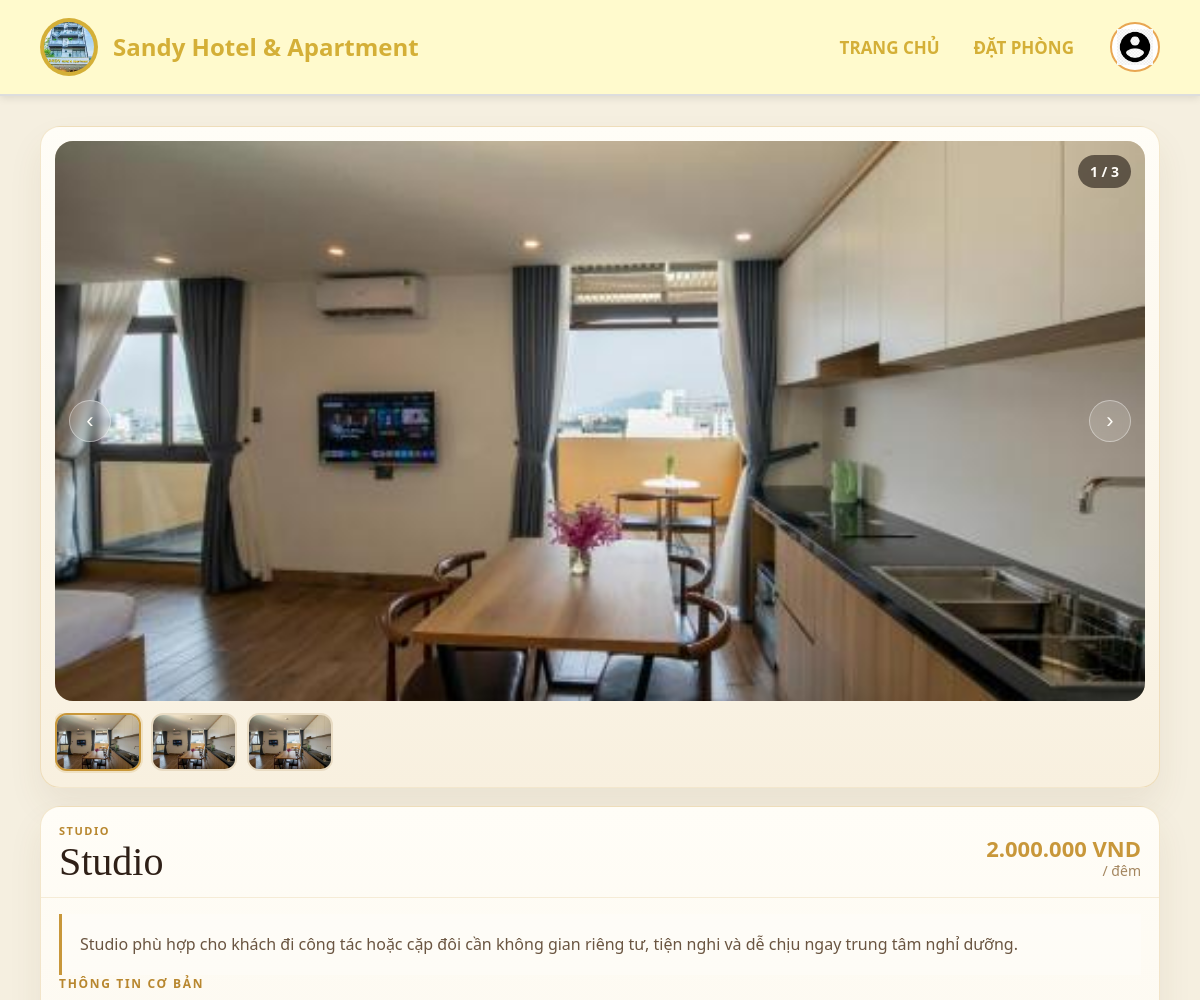
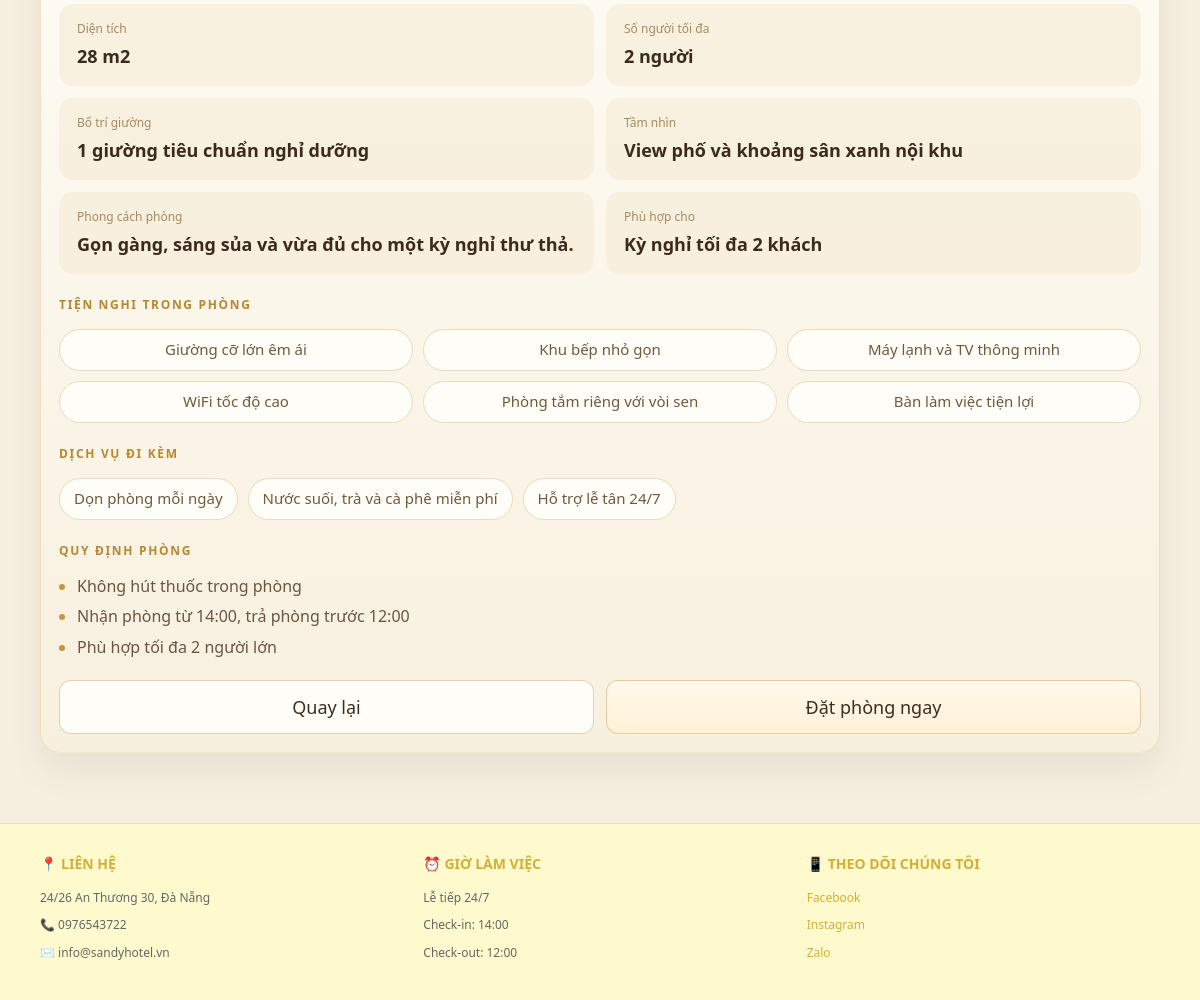
The page /room-type/1/ (signed in) on the database its author committed (2 pictures, top to bottom).
### hotel/models.py (models this page shows, shortened)
class RoomType(models.Model):
    name = models.CharField(max_length=100)  # Studio, Deluxe, Twin, Double, etc.
    description = models.TextField()
    base_price = models.PositiveIntegerField()
    capacity = models.PositiveIntegerField(default=2)
    bed_count = models.PositiveIntegerField(default=1)  # Số giường
    image = models.URLField(blank=True, null=True)
    amenities = models.TextField(default='')  # Tiện nghi: WiFi, TV, AC, etc.
    created_at = models.DateTimeField(auto_now_add=True)
    class Meta:
        ordering = ['base_price']

### hotel/views.py (the view)
# urls.py: path('room-type/<int:room_type_id>/', views.room_type_detail, name='room_type_detail'),
@login_required(login_url="/login/")
def room_type_detail(request, room_type_id):
    room_type = get_object_or_404(RoomType, id=room_type_id)
    room_key = room_type.name.lower()
    detail = ROOM_DETAIL_MAP.get(
        room_key,
        {
            "headline": room_type.description,
            "short_description": room_type.description,
            "room_size": "35 m2",
            "view": "View khu nghỉ dưỡng",
            "services": ["Dọn phòng mỗi ngày", "Hỗ trợ lễ tân 24/7"],
            "amenities": [item.strip() for item in room_type.amenities.split(",") if item.strip()],
            "rules": [
                "Không hút thuốc trong phòng",
                "Nhận phòng từ 14:00, trả phòng trước 12:00",
                f"Phù hợp tối đa {room_type.capacity} người lớn",
            ],
            "gallery": [
                {
                    "image": ROOM_IMAGE_MAP.get(room_key),
                    "title": f"Không gian {room_type.name}",
                    "position": "center center",
                }
            ],
        },
    )
    return render(
        request,
        "room_type_detail.html",
        {
            "room_type": room_type,
            "detail": detail,
            "back_url": "/#rooms-section",
            "booking_url": "/book/",
        },
    )

### hotel/templatetags/price_filters.py (called while the page is built)
@register.filter
def format_price(value):
    try:
        price = int(value)
        return f"{price:,}".replace(',', '.')
    except (ValueError, TypeError):
        return value

### hotel/templates/room_type_detail.html (shortened to what this page needs)
{% extends 'base.html' %}
{% load static price_filters %}
{% block content %}
<div class="room-detail-page">
  <div class="room-detail-shell">
    <section class="detail-card gallery-card">
      <div class="gallery-stage">
        <div class="gallery-count"><span id="gallery-index">1</span> / {{ detail.gallery|length }}</div>
        {% for slide in detail.gallery %}
          <div class="gallery-slide{% if forloop.first %} active{% endif %}" data-gallery-slide>
          </div>
        {% endfor %}
        <div class="gallery-nav">
          <button type="button" class="gallery-button" id="gallery-prev">&#8249;</button>
          <button type="button" class="gallery-button" id="gallery-next">&#8250;</button>
        </div>
      </div>
      <div class="gallery-thumbs">
        {% for slide in detail.gallery %}
          <button type="button" class="gallery-thumb{% if forloop.first %} active{% endif %}" data-gallery-thumb="{{ forloop.counter0 }}">
            <img src="{% static slide.image %}" alt="{{ slide.title }}" style="object-position: {{ slide.position }};">
          </button>
        {% endfor %}
      </div>
    </section>
    <section class="detail-card summary-card">
      <div class="summary-head">
        <div>
          <div class="summary-label">{{ room_type.name|upper }}</div>
          <div class="summary-title">{{ room_type.name }}</div>
        </div>
        <div class="summary-price">
          <strong>{{ room_type.base_price|format_price }} VND</strong>
          <span>/ đêm</span>
        </div>
      </div>
      <div class="summary-body">
        <div class="summary-note">{{ detail.short_description }}</div>
        <div class="section-block">
          <div class="section-heading">Thông tin cơ bản</div>
          <div class="info-grid">
            <div class="info-box">
              <span>Diện tích</span>
              <strong>{{ detail.room_size }}</strong>
            </div>
            <div class="info-box">
              <span>Số người tối đa</span>
              <strong>{{ room_type.capacity }} người</strong>
            </div>
            <div class="info-box">
              <span>Bố trí giường</span>
              <strong>{{ room_type.bed_count }} giường tiêu chuẩn nghỉ dưỡng</strong>
            </div>
            <div class="info-box">
              <span>Tầm nhìn</span>
              <strong>{{ detail.view }}</strong>
            </div>
            <div class="info-box">
              <span>Phong cách phòng</span>
              <strong>{{ detail.headline }}</strong>
            </div>
            <div class="info-box">
              <span>Phù hợp cho</span>
              <strong>Kỳ nghỉ tối đa {{ room_type.capacity }} khách</strong>
            </div>
          </div>
        </div>
        <div class="section-block">
          <div class="section-heading">Tiện nghi trong phòng</div>
          <div class="pill-grid">
            {% for item in detail.amenities %}
              <span class="pill">{{ item }}</span>
            {% endfor %}
          </div>
        </div>
        <div class="section-block">
          <div class="section-heading">Dịch vụ đi kèm</div>
          <div class="pill-group">
            {% for item in detail.services %}
              <span class="pill">{{ item }}</span>
            {% endfor %}
          </div>
        </div>
        <div class="section-block">
          <div class="section-heading">Quy định phòng</div>
          <ul class="rules-list">
            {% for item in detail.rules %}
              <li>{{ item }}</li>
            {% endfor %}
          </ul>
        </div>
        <div class="action-row">
          <a href="{{ back_url }}" class="action-button">Quay lại</a>
          <a href="{{ booking_url }}" class="action-button primary">Đặt phòng ngay</a>
        </div>
      </div>
    </section>
  </div>
</div>
{% endblock %}

### hotel/templates/base.html (style rules this page uses)
* { margin: 0; padding: 0; box-sizing: border-box; }
body { font-family: 'Segoe UI', Tahoma, Geneva, Verdana, sans-serif; background-color: #F5EFE0; }

### hotel/templates/room_type_detail.html (style rules this page uses)
.room-detail-page { max-width: 1120px; margin: 0 auto; color: #4c3928; }
.room-detail-shell { display: grid; gap: 18px; }
.detail-card { border: 1px solid rgba(200, 151, 58, 0.22); border-radius: 20px; background: linear-gradient(180deg, #fffdf7 0%, #f8f0df 100%); box-shadow: 0 18px 34px rgba(103, 73, 39, 0.08); }
.gallery-card { padding: 14px; }
.gallery-stage { position: relative; height: 560px; border-radius: 18px; overflow: hidden; background: #eadcc4; }
.gallery-slide { position: absolute; inset: 0; opacity: 0; transition: opacity 0.42s ease; }
.gallery-slide.active { opacity: 1; }
.gallery-count { position: absolute; top: 14px; right: 14px; z-index: 2; padding: 7px 12px; border-radius: 999px; background: rgba(32, 24, 18, 0.6); color: #fffdf8; font-size: 14px; font-weight: 700; }
.gallery-nav { position: absolute; inset: 0; display: flex; align-items: center; justify-content: space-between; padding: 0 14px; pointer-events: none; }
.gallery-button { width: 42px; height: 42px; border: 1px solid rgba(255, 255, 255, 0.4); border-radius: 999px; background: rgba(255, 253, 248, 0.15); color: #fffdf8; font-size: 22px; line-height: 1; cursor: pointer; pointer-events: auto; backdrop-filter: blur(4px); }
.gallery-thumbs { display: flex; gap: 10px; margin-top: 12px; overflow-x: auto; padding-bottom: 2px; }
.gallery-thumb { position: relative; flex: 0 0 86px; width: 86px; height: 58px; border: 2px solid transparent; border-radius: 12px; overflow: hidden; background: #e9dcc4; cursor: pointer; }
.gallery-thumb.active { border-color: #c8973a; box-shadow: 0 0 0 2px rgba(200, 151, 58, 0.18); }
.gallery-thumb img { width: 100%; height: 100%; object-fit: cover; display: block; }
.summary-card { padding: 0; overflow: hidden; }
.summary-head { display: flex; justify-content: space-between; gap: 18px; padding: 16px 18px; border-bottom: 1px solid rgba(200, 151, 58, 0.16); align-items: flex-end; }
.summary-label { color: #b8872f; font-size: 11px; font-weight: 700; letter-spacing: 0.14em; text-transform: uppercase; }
.summary-title { margin-top: 4px; color: #2f2017; font-family: "Playfair Display", Georgia, serif; font-size: 40px; line-height: 0.98; }
.summary-price { text-align: right; color: #c8973a; white-space: nowrap; }
.summary-price strong { display: block; font-size: 22px; line-height: 1; }
.summary-price span { color: #a4865f; font-size: 14px; }
.summary-body { padding: 16px 18px 18px; }
.summary-note { padding: 16px 18px; border-left: 3px solid #c8973a; background: rgba(255, 253, 248, 0.72); color: #6a5541; font-size: 16px; line-height: 1.8; }
.section-block + .section-block { margin-top: 22px; }
.section-heading { margin-bottom: 12px; color: #b8872f; font-size: 12px; font-weight: 700; letter-spacing: 0.14em; text-transform: uppercase; }
.info-grid { display: grid; grid-template-columns: repeat(2, minmax(0, 1fr)); gap: 12px; }
.info-box { padding: 16px 18px; border-radius: 14px; background: rgba(245, 234, 208, 0.5); }
.info-box span { display: block; color: #a68a61; font-size: 12px; margin-bottom: 6px; }
.info-box strong { color: #3c2a1f; font-size: 18px; line-height: 1.5; font-weight: 600; }
.pill-group { display: flex; flex-wrap: wrap; gap: 10px; padding-top: 4px; }
.pill-grid { display: grid; grid-template-columns: repeat(3, minmax(0, 1fr)); gap: 10px; padding-top: 4px; }
.pill { display: flex; align-items: center; justify-content: center; min-height: 42px; padding: 8px 14px; border: 1px solid rgba(200, 151, 58, 0.32); border-radius: 999px; background: #fffdf8; color: #71593e; font-size: 15px; line-height: 1.3; text-align: center; }
.rules-list { margin: 0; padding-left: 18px; color: #6a5541; font-size: 16px; line-height: 1.9; }
.rules-list li::marker { color: #c8973a; }
.action-row { display: grid; grid-template-columns: 1fr 1fr; gap: 12px; margin-top: 18px; }
.action-button { display: inline-flex; align-items: center; justify-content: center; padding: 14px 16px; border: 1px solid rgba(184, 135, 47, 0.36); border-radius: 12px; background: #fffdf8; color: #3e2d20; text-decoration: none; font-size: 18px; font-weight: 500; transition: transform 0.18s ease, box-shadow 0.18s ease, background 0.18s ease; }
.action-button.primary { background: linear-gradient(180deg, #fff9ec 0%, #fff1d7 100%); }

### rows shown on the page
RoomType: name "STUDIO", name "Studio", base_price "2.000.000", capacity "2", bed_count "1"

### other values the page prints
{{ detail.gallery|length }} "3"
{{ detail.short_description }} "Studio phù hợp cho khách đi công tác hoặc cặp đôi cần không gian riêng tư, tiện nghi và dễ chịu ngay trung tâm nghỉ dưỡng."
{{ detail.room_size }} "28 m2"
{{ detail.view }} "View phố và khoảng sân xanh nội khu"
{{ detail.headline }} "Gọn gàng, sáng sủa và vừa đủ cho một kỳ nghỉ thư thả."
{{ item }} "Giường cỡ lớn êm ái" "Khu bếp nhỏ gọn" "Máy lạnh và TV thông minh" "WiFi tốc độ cao" "Phòng tắm riêng với vòi sen" "Bàn làm việc tiện lợi"
{{ item }} "Dọn phòng mỗi ngày" "Nước suối, trà và cà phê miễn phí" "Hỗ trợ lễ tân 24/7"
{{ item }} "Không hút thuốc trong phòng" "Nhận phòng từ 14:00, trả phòng trước 12:00" "Phù hợp tối đa 2 người lớn"
